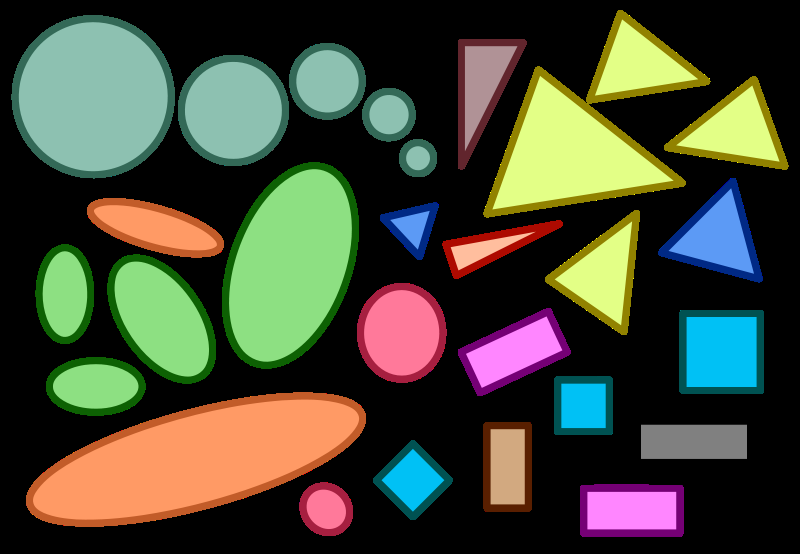
#> input picture figuras.png, 800 x 554 px, found by its file name
$ python prueba.py   (older library calls are emulated)
#> lines starting #> are read from the running program, lines starting #| are printed output that depends on the picture; after the words box and inside, x2 and y2 are one past the last pixel; in counts of white or black regions, pixels touching at a corner belong together
import cv2
import numpy as np
from matplotlib import pyplot as plt
import time


def meanShift():

	#img = cv2.imread('deteccion/figuras.png')
	img = cv2.imread('figuras.png')
#> img is the input picture: shape (554, 800, 3); mean B, G, R 56.1, 73.6, 70

	img = cv2.resize(img,None,fx=0.5, fy=0.5, interpolation = cv2.INTER_CUBIC)
#> img: shape (277, 400, 3)

	#cv2.imshow("sisas", img)


	resultado = cv2.pyrMeanShiftFiltering(img, 25, 40, 3)
	#cv2.imshow("primera", resultado)

	cantidadFiltros = 0
	for x in xrange(0,cantidadFiltros):
		resultado = cv2.pyrMeanShiftFiltering(resultado, 25, 35, 3)
		pass

	#cv2.imshow("segunda", resultado)

	imgray = cv2.cvtColor(resultado,cv2.COLOR_BGR2GRAY)
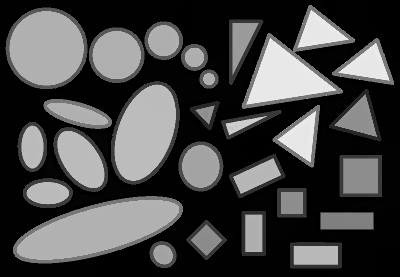
#> imgray: shape (277, 400); min 0, max 233, mean 70.8
	bordes = cv2.Canny(imgray, 30, 200)
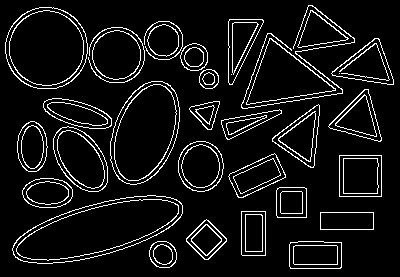
#> bordes: shape (277, 400); 7.9% white in thin lines or dots

	ret,thresh = cv2.threshold(imgray,127,255,0)
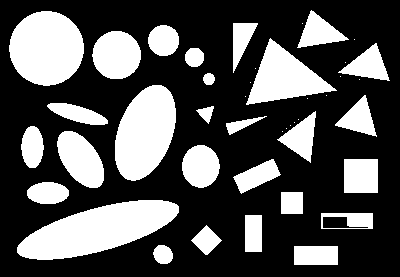
#> thresh: shape (277, 400); 32.1% white; 43 white regions (15 under 20 px)

	#im2, contours, hierarchy = cv2.findContours(thresh,cv2.RETR_TREE,cv2.CHAIN_APPROX_SIMPLE)
	contours, hierarchy = cv2.findContours(thresh,cv2.RETR_TREE,cv2.CHAIN_APPROX_SIMPLE)
#> contours = 44 contours, 15 with area under 20; largest, box (x1, y1, x2, y2) and area: (17, 200, 179, 260) 5504, (9, 11, 84, 86) 4264, (115, 85, 176, 181) 4146, (246, 38, 337, 105) 2782, (92, 31, 141, 79) 1778

	cv2.drawContours(resultado, contours, -1, (0,255,0), 3)
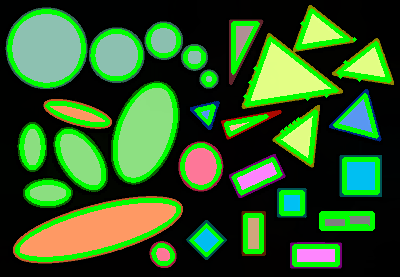
#> resultado: shape (277, 400, 3); mean B, G, R 39.1, 91.3, 48.8


	hsv = cv2.cvtColor(resultado, cv2.COLOR_BGR2HSV)
#> hsv: shape (277, 400, 3); mean H, S, V 45.9, 150.3, 103.3

	# Rango de colores detectados:
	# Verdes:
	verde_bajos = np.array([49, 50, 50], dtype=np.uint8)
	verde_altos = np.array([107, 255, 255], dtype=np.uint8)
	# Azules:
	azul_bajos = np.array([100, 65, 75], dtype=np.uint8)
	azul_altos = np.array([180, 255, 255], dtype=np.uint8)
	# Rojos:
	rojo_bajos1 = np.array([0, 65, 75], dtype=np.uint8)
	rojo_altos1 = np.array([12, 255, 255], dtype=np.uint8)
	rojo_bajos2 = np.array([240, 65, 75], dtype=np.uint8)
	rojo_altos2 = np.array([256, 255, 255], dtype=np.uint8)
	# Amarillos:
	amarillo_bajos = np.array([16, 76, 72], dtype=np.uint8)
	amarillo_altos = np.array([30, 255, 255], dtype=np.uint8)
	# Morados:
	morado_bajos = np.array([100, 65, 30], dtype=np.uint8)
	morado_altos = np.array([150, 255, 255], dtype=np.uint8)
	# Naranjas:
	naranja_bajos = np.array([5, 50, 50], dtype=np.uint8)
	naranja_altos = np.array([15, 255, 255], dtype=np.uint8)

	# Crear las mascaras
	mascara_verde = cv2.inRange(hsv, verde_bajos, verde_altos)
#> mascara_verde: shape (277, 400); 30.5% white; 29 white regions (1 under 20 px), largest, box (x1, y1, x2, y2) and area: (5, 7, 88, 89) 5292, (111, 81, 180, 185) 5254, (89, 27, 145, 83) 2464
	mascara_rojo1 = cv2.inRange(hsv, rojo_bajos1, rojo_altos1)
#> mascara_rojo1: shape (277, 400); 6.1% white; 8 white regions (1 under 20 px), largest, box (x1, y1, x2, y2) and area: (20, 203, 176, 257) 4679, (13, 196, 183, 264) 770, (50, 106, 105, 122) 399
	mascara_rojo2 = cv2.inRange(hsv, rojo_bajos2, rojo_altos2)
#> mascara_rojo2: shape (277, 400); every value is 0
	mascara_azul = cv2.inRange(hsv, azul_bajos, azul_altos)
#> mascara_azul: shape (277, 400); 4.1% white; 24 white regions (11 under 20 px), largest, box (x1, y1, x2, y2) and area: (185, 148, 217, 185) 939, (339, 99, 373, 133) 533, (237, 162, 277, 190) 511
	mascara_amarillo = cv2.inRange(hsv, amarillo_bajos, amarillo_altos)
#> mascara_amarillo: shape (277, 400); 1.2% white in thin lines or dots, all inside (x1, y1, x2, y2) = (241, 5, 394, 168)
	mascara_morado = cv2.inRange(hsv, morado_bajos, morado_altos)
#> mascara_morado: shape (277, 400); 2.5% white; 9 white regions (1 under 20 px), largest, box (x1, y1, x2, y2) and area: (339, 99, 373, 133) 533, (237, 162, 277, 190) 511, (297, 249, 335, 262) 494
	mascara_naranja = cv2.inRange(hsv, naranja_bajos, naranja_altos)
#> mascara_naranja: shape (277, 400); 6.1% white; 7 white regions, largest, box (x1, y1, x2, y2) and area: (20, 203, 176, 257) 4679, (13, 196, 183, 264) 769, (50, 106, 105, 122) 399

	# Juntar todas las mascaras
	mask = cv2.add(mascara_rojo1, mascara_rojo2)
	mask = cv2.add(mask, mascara_amarillo)
#> mask: shape (277, 400); 7.3% white; 21 white regions (6 under 20 px), largest, box (x1, y1, x2, y2) and area: (20, 203, 176, 257) 4679, (13, 196, 183, 264) 770, (256, 5, 354, 95) 604
	mask = cv2.add(mask, mascara_verde)
#> mask: shape (277, 400); 37.8% white; 28 white regions (1 under 20 px), largest, box (x1, y1, x2, y2) and area: (13, 196, 183, 264) 7124, (5, 7, 88, 89) 5292, (111, 81, 180, 185) 5254
	mask = cv2.add(mask, mascara_azul)
#> mask: shape (277, 400); 41.9% white; 27 white regions, largest, box (x1, y1, x2, y2) and area: (13, 196, 183, 264) 7135, (5, 7, 88, 89) 5292, (111, 81, 180, 185) 5254
	mask = cv2.add(mask, mascara_morado)
	mask = cv2.add(mask, mascara_naranja)

	kernel = np.ones((15,15),np.uint8)
	mask = cv2.morphologyEx(mask, cv2.MORPH_CLOSE, kernel)
#> mask: shape (277, 400); 52.5% white; 21 black regions, largest, box (x1, y1, x2, y2) and area: (0, 61, 400, 277) 23484, (51, 0, 308, 71) 8148, (285, 129, 375, 212) 3655
	mask = cv2.morphologyEx(mask, cv2.MORPH_OPEN, kernel)
#> mask: shape (277, 400); 47.9% white; 8 white regions, largest, box (x1, y1, x2, y2) and area: (0, 8, 306, 266) 39929, (290, 155, 382, 269) 4992, (229, 20, 274, 85) 2374
	#mask = cv2.morphologyEx(mask, cv2.MORPH_CLOSE, kernel)

	# Difuminamos la mascara para suavizar los contornos y aplicamos filtro canny
	blur = cv2.GaussianBlur(mask, (5, 5), 0)
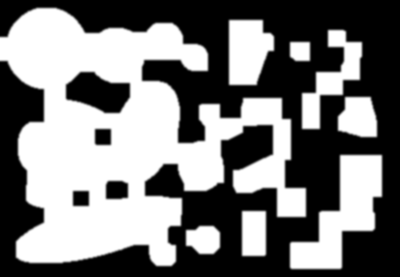
#> blur: shape (277, 400); min 0, max 255, mean 122.1
	edges = cv2.Canny(mask, 1, 2)
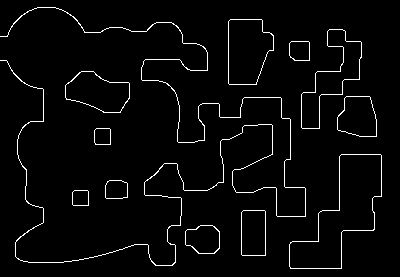
#> edges: shape (277, 400); 3.2% white in thin lines or dots

	# Si el area blanca de la mascara es superior a 500px, no se trata de ruido
	contours, hier = cv2.findContours(edges, cv2.RETR_EXTERNAL, cv2.CHAIN_APPROX_SIMPLE)
#> contours = 12 contours; largest, box (x1, y1, x2, y2) and area: (289, 154, 382, 269) 4992, (228, 19, 274, 85) 2390, (301, 29, 362, 129) 2224, (65, 71, 130, 113) 1802, (337, 96, 377, 137) 1286
	# [6 lines of commented-out code are left out]


	plt.subplot(411)
	img = cv2.cvtColor(img, cv2.COLOR_BGR2GRAY)
#> img: shape (277, 400)
	#plt.hist(img.ravel(),256,[0,256])


	plt.subplot(412)
	#plt.hist(img.ravel(),256,[0,256])

	plt.subplot(413)
	#plt.hist(gray_image.ravel(),256,[0,256])
	#plt.hist(resultado.ravel(),256,[0,256])

	plt.subplot(414)
	plt.hist(imgray.ravel(),256,[0,256])
	print("--- %s seconds ---" % (time.time() - start_time))

	#plt.show()

		# Salir con ESC
	while(1):
	    # Mostrar la mascara final y la imagen
	    cv2.imshow("Ultima", resultado)
	    tecla = cv2.waitKey(5) & 0xFF
#> (key Esc is pressed here)
	    if tecla == 27:
	        break

	cv2.destroyAllWindows()


start_time = time.time()
meanShift()

#nuevo()
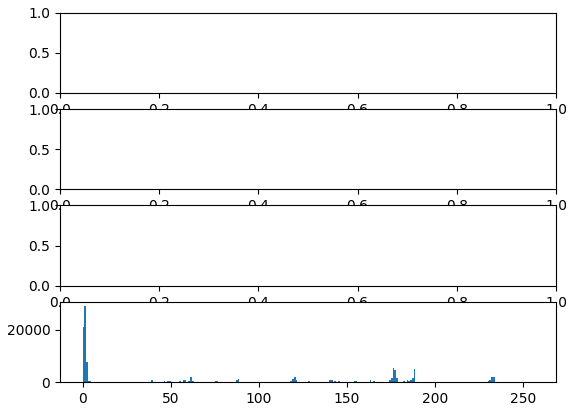
#> figure drawn by matplotlib, 1 panel; tallest bar 29092 high, from x = 1 to 2
